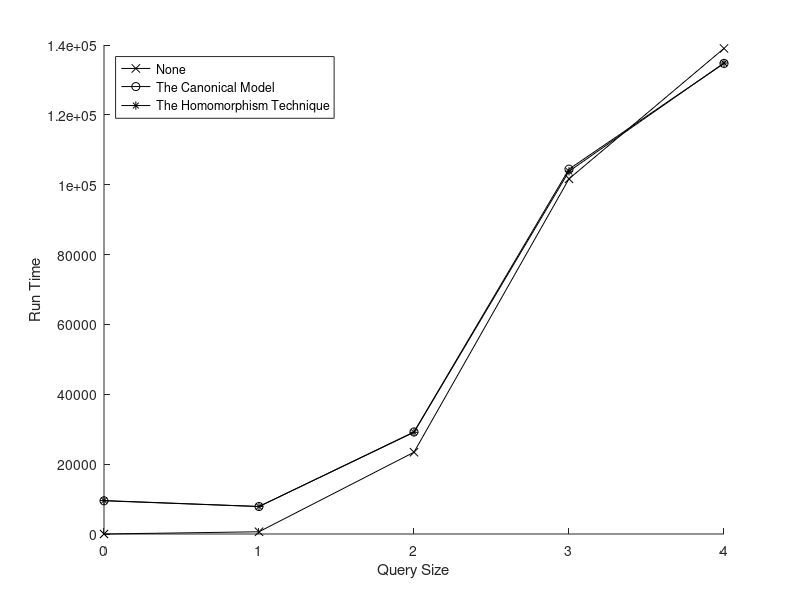

MATLAB code to generate this figure:
format long
A = [
	0	0.380000	9509.530000	9575.600000;
	1	637.730000	7865.500000	7870.070000;
	2	23412.220000	29221.210000	29114.060000;
	3	101685.230000	104455.670000	103842.290000;
	4	139018.750000	134725.390000	134841.610000;
];

hold on
f = plot(A(:,1), A(:,2), 'k-x');
f = plot(A(:,1), A(:,3), 'k-o');
f = plot(A(:,1), A(:,4), 'k-*');
hold off
xlabel('Query Size')
ylabel('Run Time')
legend('None', 'The Canonical Model', 'The Homomorphism Technique', 'Location', 'northwest')
saveas(f, '../img/ChildGraph.png');
